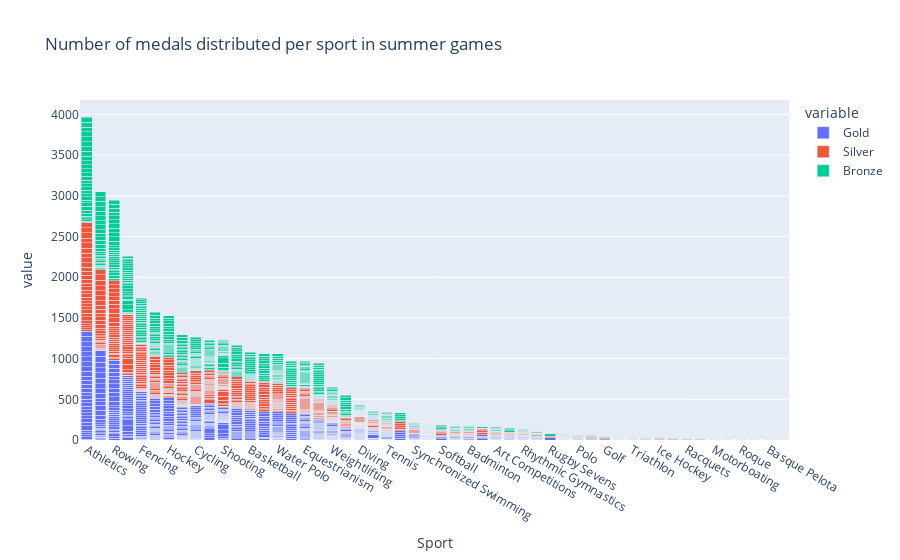

This figure's notebook cell:
### Code cell
# we plot the number of medals distributed per sport in summer games
fig = px.bar(summer_medals, x="Sport", y=["Gold", "Silver", "Bronze"], title="Number of medals distributed per sport in summer games")
fig.update_layout(barmode='stack', xaxis={'categoryorder':'total descending'})
fig.show()

### Figure 1 — Plotly figure (JSON) as saved in the notebook; plotly's stock layout.template omitted (floating-point values rounded to 4 significant figures; data arrays with more than 128 entries replaced by an {"elided": "..."} marker saying what was removed)
{"data": [{"alignmentgroup": "True", "hovertemplate": "variable=Gold<br>Sport=%{x}<br>value=%{y}<extra></extra>", "legendgroup": "Gold", "marker": {"color": "#636efa", "pattern": {"shape": ""}}, "name": "Gold", "offsetgroup": "Gold", "orientation": "v", "showlegend": true, "textposition": "auto", "type": "bar", "x": {"elided": "672 str values"}, "xaxis": "x", "y": {"elided": "672 int values"}, "yaxis": "y"}, {"alignmentgroup": "True", "hovertemplate": "variable=Silver<br>Sport=%{x}<br>value=%{y}<extra></extra>", "legendgroup": "Silver", "marker": {"color": "#EF553B", "pattern": {"shape": ""}}, "name": "Silver", "offsetgroup": "Silver", "orientation": "v", "showlegend": true, "textposition": "auto", "type": "bar", "x": {"elided": "672 str values"}, "xaxis": "x", "y": {"elided": "672 int values"}, "yaxis": "y"}, {"alignmentgroup": "True", "hovertemplate": "variable=Bronze<br>Sport=%{x}<br>value=%{y}<extra></extra>", "legendgroup": "Bronze", "marker": {"color": "#00cc96", "pattern": {"shape": ""}}, "name": "Bronze", "offsetgroup": "Bronze", "orientation": "v", "showlegend": true, "textposition": "auto", "type": "bar", "x": {"elided": "672 str values"}, "xaxis": "x", "y": {"elided": "672 int values"}, "yaxis": "y"}], "layout": {"barmode": "stack", "legend": {"title": {"text": "variable"}, "tracegroupgap": 0}, "title": {"text": "Number of medals distributed per sport in summer games"}, "xaxis": {"anchor": "y", "categoryorder": "total descending", "domain": [0, 1], "title": {"text": "Sport"}}, "yaxis": {"anchor": "x", "domain": [0, 1], "title": {"text": "value"}}}}
